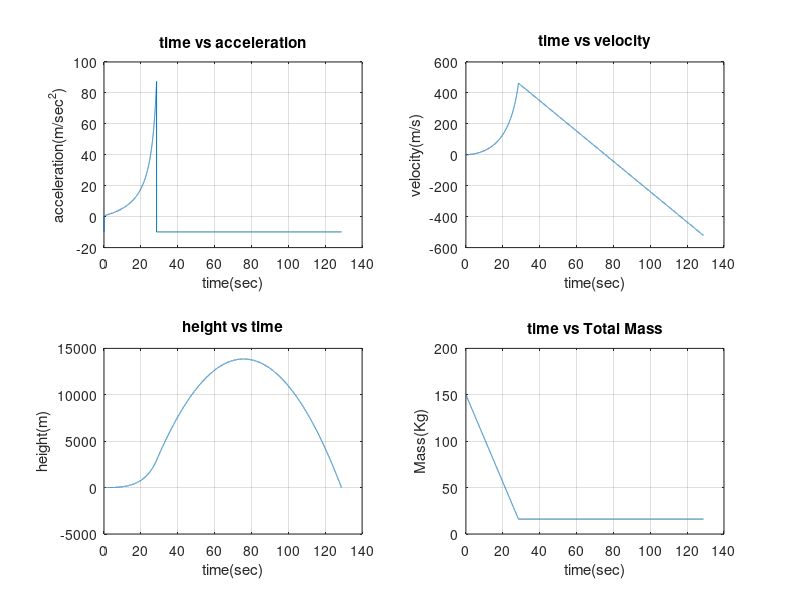
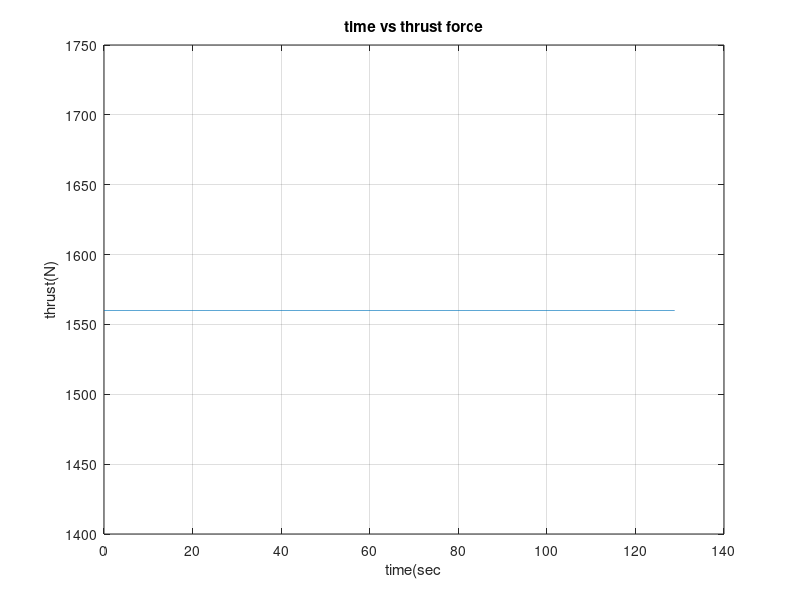
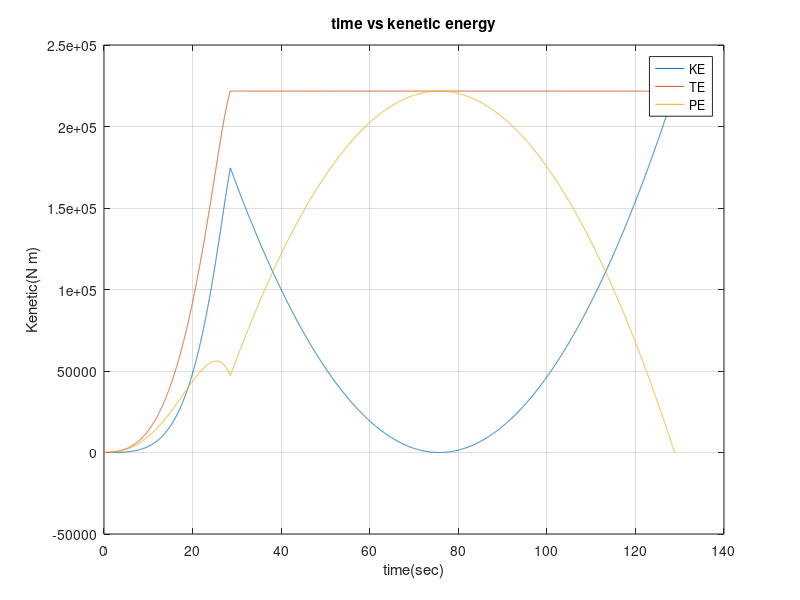

Recreate these plots in MATLAB, in order.
%% HEADER
% Name:         Aaron Brethower
% Course:       ME212-02
% HWex:  	    Rokcet Science
% Date:        	Feb 4, 2020

%% PROGRAM DESCRIPTION
% this program calculates and plots the path of a rocket  

clear all;
close all;
%% VARIABLE DESCRIPTION
%ag	        Grav. acceleration
%athrust	Thrust accel.*
%atotal	    Total acceleration *
%dtime	    Length of time step
%fthrust	Force of thrust *
%height	    Elevation *
%i	        Index, or counter*
%ke	        Kinetic energy *
%mcase	    Casing mass
%mfuel	    Fuel mass *
%mtot	    Total mass *
%pe	        Potential energy *
%time	    Elapsed time *
%te	        Total energy *
%vel 	    Velocity*

%* Changes with time 


%% INITIAL CONDITIONS
% Initial height:       +1m.
% Initial acceleration: 9.81m/s^2
% Initial elevation: 	1m
%Casing mass:		    16 kg
%Fuel mass:		        134 kg
%Fuel burn rate:		4.7 kg/sec
%Initial time:		    0.0 sec
%Time increments:	    0.01 sec
%Force of thrust:	    1560 N


time(1) = 0;
dtime = 0.01;
height(1) = 1;  
vel(1) = 0;              
ag = -9.81;
athrust(1) = 0;
atotal(1) = athrust(1) + ag;
fthrust(1) = 1560;
mfuel(1) = 134;
mcase = 16;
mtot(1) = mcase + mfuel(1);
cr = 0.85; 
PE(1) = mtot(1)*height(1);
KE(1) = (1/2) * (mtot(1) / ag) * vel^2;
TE(1) = PE(1) + KE(1);

%% PROGRAM
i=2;
h=0;
while(h >= 0)
    %conditions before fuel runs out
    if(mfuel > 0)
        athrust(i) = fthrust(1)/mtot(i-1);
        atotal(i) = athrust(i) +  ag;
        mfuel(i) = mfuel(i-1) - 4.7*dtime;
        mtot(i) = mcase + mfuel(i-1);
        %conditions after fuel runs out
    else
        atotal(i) = ag;
        mtot(i) = mcase;
    end
    %conditions indirectly dependant of fuel mass
    vel(i) = vel(i-1) + atotal(i)*dtime;
    height(i) = height(i-1) + vel(i)*dtime;
    PE(i) = mtot(i-1)*height(i-1);
    KE(i) = (1/2) * (mtot(i-1) / -ag) * abs(vel(i-1)^2);
    TE(i) =PE(i) + KE(i);
    time(i) = time(i-1)+dtime;
    h = height(i-1);
    fthrust(i) = fthrust(i-1);
    i = i + 1;
end


%% OUTPUT

%height vs time graph
figure(1)
subplot(2,2,3)
plot(time,height);
grid
title('height vs time')
xlabel('time(sec)')
ylabel('height(m)')

 
%time vs velocity graph
subplot(2,2,2)
plot(time,vel);
grid
title('time vs velocity')
xlabel('time(sec)')
ylabel('velocity(m/s)')
 

%time vs acceleration graph
subplot(2,2,1)
plot(time,atotal)
grid
title('time vs acceleration')
xlabel('time(sec)')
ylabel('acceleration(m/sec^2)')


%time vs potential energy graph
subplot(2,2,4)
plot(time,mtot)
grid
title('time vs Total Mass')
xlabel('time(sec)')
ylabel('Mass(Kg)')
 

figure(2)
%time vs force of thrust graph

plot(time,fthrust)
grid
title('time vs thrust force')
xlabel('time(sec')
ylabel('thrust(N)')


figure(3)

%time vs kenetic,potential,total energy graph
plot(time,KE,time,TE,time,PE)
grid
legend('KE','TE','PE')
title('time vs kenetic energy')
xlabel('time(sec)')
ylabel('Kenetic(N m)')


% %time vs Potential energy graph
% plot(time,PE,'r')
% grid
% title('time vs potential energy')
% xlabel('time(sec)')
% ylabel('Potential(N m)')
% pause(2) 
% 
% %time vs total energy graph
% plot(time,TE,'m')
% grid
% title('time vs total energy')
% xlabel('time(sec)')
% ylabel('Total(N m)')
% pause(2)